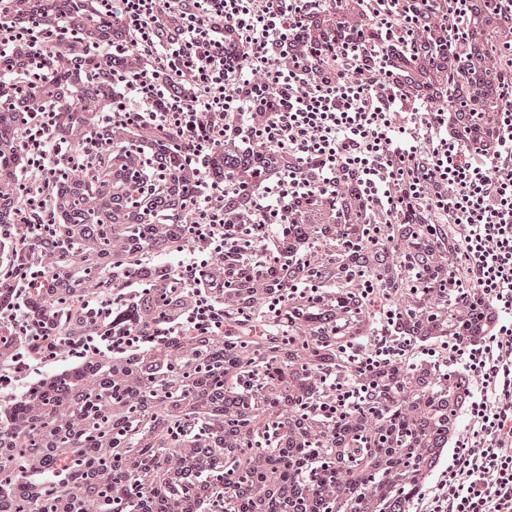
#> input picture dataset/test/IR/HGSOC_002-tile-r10-c57-x57344-y9216-wh1024-e512.jpg, 512 x 512 px; its folder holds only this picture in this run
$ python -i preprocess_v4.py   (imports and definitions only)   (older library calls are emulated)
#> lines starting #> are read from the running program, lines starting #| are printed output that depends on the picture; after the words box and inside, x2 and y2 are one past the last pixel; in counts of white or black regions, pixels touching at a corner belong together; long printed decimals are rounded
# ------------------------------------------------------------------------
#
# Licensed under the Apache License, Version 2.0 (the "License");
# you may not use this file except in compliance with the License.
# You may obtain a copy of the License at
#
#      http://www.apache.org/licenses/LICENSE-2.0
#
# Unless required by applicable law or agreed to in writing, software
# distributed under the License is distributed on an "AS IS" BASIS,
# WITHOUT WARRANTIES OR CONDITIONS OF ANY KIND, either express or implied.
# See the License for the specific language governing permissions and
# limitations under the License.
#
# ------------------------------------------------------------------------

import glob
import math
import matplotlib.pyplot as plt
import multiprocessing
import numpy as np
import openslide
from openslide import OpenSlideError
import os
import PIL
from PIL import Image, ImageDraw, ImageFont
import re
import sys
import datetime
import scipy.ndimage.morphology as sc_morph
import skimage.color as sk_color
import skimage.exposure as sk_exposure
import skimage.feature as sk_feature
import skimage.filters as sk_filters
import skimage.future as sk_future
import skimage.morphology as sk_morphology
import skimage.segmentation as sk_segmentation
import colorsys
from enum import Enum

## 画像処理設定項目：
# FILTER処理を行う画像の縮小倍率 (例 2 → 縦1/2, 横 1/2で書き出し)
SCALE_FACTOR = 32
# 分割する際の1枚あたりのタイルサイズ
ROW_TILE_SIZE = 1024
COL_TILE_SIZE = 1024
# タイル分割時の組織量に基づく表示閾値
TISSUE_HIGH_THRESH = 50
TISSUE_LOW_THRESH = 10
# タイルを書き出す際の閾値と縮小倍率 (例 2 → 縦1/2, 横 1/2で書き出し)
EXPORT_TILE_THRESH = 80
EXPORT_TILE_SCALE = 2
# Tileサマリ画像上でのラベル有無設定
DISPLAY_TILE_SUMMARY_LABELS = True
# HE image normalization parameters
normalize_Io = 240
normalize_alpha = 1
normalize_beta = 0.15

## 入出力ファイル設定項目:
# BASE DIRECTORYを記入
BASE_DIR = os.path.join(os.path.dirname(os.path.dirname(os.path.abspath(__file__))),"images")
# Whole Slide Image 入力ファイルフォルダ名をSRC_TRAIN_DIRで規定
SRC_TRAIN_DIR = os.path.join(BASE_DIR, "original")
# Whole Slide Image 入力ファイル名は TRAIN_PREFIX + 3桁の番号 で規定
TRAIN_PREFIX = "HGSOC_"
# Whole Slide Image 入力ファイル拡張子を SRC_TRAIN_EXT で規定 (svs, ndpi 等)
SRC_TRAIN_EXT = "ndpi"
# 出力TILEファイル拡張子を DEST_TILE_EXT で規定 (png, jpg, tif 等)
DEST_TILE_EXT = "jpg"

## 出力ファイル先設定
DEST_TRAIN_SUFFIX = ""  # Example: "train-"
DEST_TRAIN_EXT = "png"
DEST_TRAIN_DIR = os.path.join(BASE_DIR, "training_" + DEST_TRAIN_EXT)
THUMBNAIL_SIZE = 300
THUMBNAIL_EXT = "jpg"
DEST_TRAIN_THUMBNAIL_DIR = os.path.join(BASE_DIR, "training_thumbnail_" + THUMBNAIL_EXT)
FILTER_SUFFIX = ""  # Example: "filter-"
FILTER_RESULT_TEXT = "filtered"
FILTER_DIR = os.path.join(BASE_DIR, "filter_" + DEST_TRAIN_EXT)
FILTER_THUMBNAIL_DIR = os.path.join(BASE_DIR, "filter_thumbnail_" + THUMBNAIL_EXT)
FILTER_PAGINATION_SIZE = 50
FILTER_PAGINATE = True
FILTER_HTML_DIR = os.path.dirname(os.path.dirname(os.path.abspath(__file__)))

TILE_SUMMARY_DIR = os.path.join(BASE_DIR, "tile_summary_" + DEST_TRAIN_EXT)
TILE_SUMMARY_ON_ORIGINAL_DIR = os.path.join(BASE_DIR, "tile_summary_on_original_" + DEST_TRAIN_EXT)
TILE_SUMMARY_SUFFIX = "tile_summary"
TILE_SUMMARY_THUMBNAIL_DIR = os.path.join(BASE_DIR, "tile_summary_thumbnail_" + THUMBNAIL_EXT)
TILE_SUMMARY_ON_ORIGINAL_THUMBNAIL_DIR = os.path.join(BASE_DIR, "tile_summary_on_original_thumbnail_" + THUMBNAIL_EXT)
TILE_SUMMARY_PAGINATION_SIZE = 50
TILE_SUMMARY_PAGINATE = True
TILE_SUMMARY_HTML_DIR = os.path.dirname(os.path.dirname(os.path.abspath(__file__)))

TILE_DATA_DIR = os.path.join(BASE_DIR, "tile_data")
TILE_DATA_SUFFIX = "tile_data"
TILE_DIR = os.path.join(BASE_DIR, "tiles_" + DEST_TILE_EXT)
TILE_SUFFIX = "tile"

## Exportファイルの色設定
HIGH_COLOR = (0, 255, 0)
MEDIUM_COLOR = (255, 255, 0)
LOW_COLOR = (255, 165, 0)
NONE_COLOR = (255, 0, 0)

TILE_LABEL_TEXT_SIZE = 10
TILE_BORDER_SIZE = 2

FONT_PATH = "/Library/Fonts/Arial Bold.ttf"
SUMMARY_TITLE_FONT_PATH = "/Library/Fonts/Courier New Bold.ttf"
SUMMARY_TITLE_TEXT_COLOR = (0, 0, 0)
SUMMARY_TITLE_TEXT_SIZE = 24
SUMMARY_TILE_TEXT_COLOR = (255, 255, 255)

TILE_TEXT_COLOR = (0, 0, 0)
TILE_TEXT_SIZE = 36
TILE_TEXT_BACKGROUND_COLOR = (255, 255, 255)
TILE_TEXT_W_BORDER = 5
TILE_TEXT_H_BORDER = 4

## 画像処理 parser
# Slide.pyよりmerge

# [529 lines left out: functions open_slide, open_image, open_image_np, get_training_slide_path, get_tile_image_path, get_training_image_path and 22 more, not called in this run]

# If True, display additional NumPy array stats (min, max, mean, is_binary).
ADDITIONAL_NP_STATS = False

# [28 lines left out: functions pil_to_np_rgb, np_to_pil, not called in this run]


def np_info(np_arr, name=None, elapsed=None):
  """
  Display information (shape, type, max, min, etc) about a NumPy array.
  Args:
    np_arr: The NumPy array.
    name: The (optional) name of the array.
    elapsed: The (optional) time elapsed to perform a filtering operation.
  """
  if name is None:
    name = "NumPy Array"
  if elapsed is None:
    elapsed = "---"

  if ADDITIONAL_NP_STATS is False:
    print("%-20s | Time: %-14s  Type: %-7s Shape: %s" % (name, str(elapsed), np_arr.dtype, np_arr.shape))
  else:
    # np_arr = np.asarray(np_arr)
    max = np_arr.max()
    min = np_arr.min()
    mean = np_arr.mean()
    is_binary = "T" if (np.unique(np_arr).size == 2) else "F"
    print("%-20s | Time: %-14s Min: %6.2f  Max: %6.2f  Mean: %6.2f  Binary: %s  Type: %-7s Shape: %s" % (
      name, str(elapsed), min, max, mean, is_binary, np_arr.dtype, np_arr.shape))


# [26 lines left out: function display_img, not called in this run]


def mask_rgb(rgb, mask):
  """
  Apply a binary (T/F, 1/0) mask to a 3-channel RGB image and output the result.
  Args:
    rgb: RGB image as a NumPy array.
    mask: An image mask to determine which pixels in the original image should be displayed.
  Returns:
    NumPy array representing an RGB image with mask applied.
  """
  t = Time()
  result = rgb * np.dstack([mask, mask, mask])
  np_info(result, "Mask RGB", t.elapsed())
  return result


class Time:
  """
  Class for displaying elapsed time.
  """

  def __init__(self):
    self.start = datetime.datetime.now()

  def elapsed_display(self):
    time_elapsed = self.elapsed()
    print("Time elapsed: " + str(time_elapsed))

  def elapsed(self):
    self.end = datetime.datetime.now()
    time_elapsed = self.end - self.start
    return time_elapsed

# Filter.pyよりmerge

def mask_percent(np_img):
  """
  Determine the percentage of a NumPy array that is masked (how many of the values are 0 values).
  Args:
    np_img: Image as a NumPy array.
  Returns:
    The percentage of the NumPy array that is masked.
  """
  if (len(np_img.shape) == 3) and (np_img.shape[2] == 3):
    np_sum = np_img[:, :, 0] + np_img[:, :, 1] + np_img[:, :, 2]
    mask_percentage = 100 - np.count_nonzero(np_sum) / np_sum.size * 100
  else:
    mask_percentage = 100 - np.count_nonzero(np_img) / np_img.size * 100
  return mask_percentage


# [9 lines left out: function tissue_percent, not called in this run]


def filter_remove_small_objects(np_img, min_size=3000, avoid_overmask=True, overmask_thresh=95, output_type="uint8"):
  """
  Filter image to remove small objects (connected components) less than a particular minimum size. If avoid_overmask
  is True, this function can recursively call itself with progressively smaller minimum size objects to remove to
  reduce the amount of masking that this filter performs.
  Args:
    np_img: Image as a NumPy array of type bool.
    min_size: Minimum size of small object to remove.
    avoid_overmask: If True, avoid masking above the overmask_thresh percentage.
    overmask_thresh: If avoid_overmask is True, avoid masking above this threshold percentage value.
    output_type: Type of array to return (bool, float, or uint8).
  Returns:
    NumPy array (bool, float, or uint8).
  """
  t = Time()

  rem_sm = np_img.astype(bool)  # make sure mask is boolean
  rem_sm = sk_morphology.remove_small_objects(rem_sm, min_size=min_size)
  mask_percentage = mask_percent(rem_sm)
  if (mask_percentage >= overmask_thresh) and (min_size >= 1) and (avoid_overmask is True):
    new_min_size = min_size / 2
    print("Mask percentage %3.2f%% >= overmask threshold %3.2f%% for Remove Small Objs size %d, so try %d" % (
      mask_percentage, overmask_thresh, min_size, new_min_size))
    rem_sm = filter_remove_small_objects(np_img, new_min_size, avoid_overmask, overmask_thresh, output_type)
  np_img = rem_sm

  if output_type == "bool":
    pass
  elif output_type == "float":
    np_img = np_img.astype(float)
  else:
    np_img = np_img.astype("uint8") * 255

  np_info(np_img, "Remove Small Objs", t.elapsed())
  return np_img


def filter_green_channel(np_img, green_thresh=200, avoid_overmask=True, overmask_thresh=90, output_type="bool"):
  """
  Create a mask to filter out pixels with a green channel value greater than a particular threshold, since hematoxylin
  and eosin are purplish and pinkish, which do not have much green to them.
  Args:
    np_img: RGB image as a NumPy array.
    green_thresh: Green channel threshold value (0 to 255). If value is greater than green_thresh, mask out pixel.
    avoid_overmask: If True, avoid masking above the overmask_thresh percentage.
    overmask_thresh: If avoid_overmask is True, avoid masking above this threshold percentage value.
    output_type: Type of array to return (bool, float, or uint8).
  Returns:
    NumPy array representing a mask where pixels above a particular green channel threshold have been masked out.
  """
  t = Time()

  g = np_img[:, :, 1]
  gr_ch_mask = (g < green_thresh) & (g > 0)
  mask_percentage = mask_percent(gr_ch_mask)
  if (mask_percentage >= overmask_thresh) and (green_thresh < 255) and (avoid_overmask is True):
    new_green_thresh = math.ceil((255 - green_thresh) / 2 + green_thresh)
    print(
      "Mask percentage %3.2f%% >= overmask threshold %3.2f%% for Remove Green Channel green_thresh=%d, so try %d" % (
        mask_percentage, overmask_thresh, green_thresh, new_green_thresh))
    gr_ch_mask = filter_green_channel(np_img, new_green_thresh, avoid_overmask, overmask_thresh, output_type)
  np_img = gr_ch_mask

  if output_type == "bool":
    pass
  elif output_type == "float":
    np_img = np_img.astype(float)
  else:
    np_img = np_img.astype("uint8") * 255

  np_info(np_img, "Filter Green Channel", t.elapsed())
  return np_img


def filter_grays(rgb, tolerance=15, output_type="bool"):
  """
  Create a mask to filter out pixels where the red, green, and blue channel values are similar.
  Args:
    np_img: RGB image as a NumPy array.
    tolerance: Tolerance value to determine how similar the values must be in order to be filtered out
    output_type: Type of array to return (bool, float, or uint8).
  Returns:
    NumPy array representing a mask where pixels with similar red, green, and blue values have been masked out.
  """
  t = Time()
  (h, w, c) = rgb.shape

  rgb = rgb.astype(np.int)
  rg_diff = abs(rgb[:, :, 0] - rgb[:, :, 1]) <= tolerance
  rb_diff = abs(rgb[:, :, 0] - rgb[:, :, 2]) <= tolerance
  gb_diff = abs(rgb[:, :, 1] - rgb[:, :, 2]) <= tolerance
  result = ~(rg_diff & rb_diff & gb_diff)

  if output_type == "bool":
    pass
  elif output_type == "float":
    result = result.astype(float)
  else:
    result = result.astype("uint8") * 255
  np_info(result, "Filter Grays", t.elapsed())
  return result


def apply_image_filters(np_img, slide_num=None, info=None, save=False, display=False):
  """
  Apply filters to image as NumPy array and optionally save and/or display filtered images.
  Args:
    np_img: Image as NumPy array.
    slide_num: The slide number (used for saving/displaying).
    info: Dictionary of slide information (used for HTML display).
    save: If True, save image.
    display: If True, display image.
  Returns:
    Resulting filtered image as a NumPy array.
  """
  rgb = np_img
  save_display(save, display, info, rgb, slide_num, 1, "Original", "rgb")

  mask_not_green = filter_green_channel(rgb)
  rgb_not_green = mask_rgb(rgb, mask_not_green)
  save_display(save, display, info, rgb_not_green, slide_num, 2, "Not Green", "rgb-not-green")

  mask_not_gray = filter_grays(rgb)
  rgb_not_gray = mask_rgb(rgb, mask_not_gray)
  save_display(save, display, info, rgb_not_gray, slide_num, 3, "Not Gray", "rgb-not-gray")

  mask_gray_green = mask_not_gray & mask_not_green
  rgb_gray_green = mask_rgb(rgb, mask_gray_green)
  save_display(save, display, info, rgb_gray_green, slide_num, 7, "Not Gray, Not Green",
               "rgb-no-gray-no-green")

  mask_remove_small = filter_remove_small_objects(mask_gray_green, min_size=500, output_type="bool")
  rgb_remove_small = mask_rgb(rgb, mask_remove_small)
  save_display(save, display, info, rgb_remove_small, slide_num, 8,
               "Not Gray, Not Green,\nRemove Small Objects",
               "rgb-not-green-not-gray-remove-small")

  img = rgb_remove_small
  return img


# [37 lines left out: function apply_filters_to_image, not called in this run]


def save_display(save, display, info, np_img, slide_num, filter_num, display_text, file_text,
                 display_mask_percentage=True):
  """
  Optionally save an image and/or display the image.
  Args:
    save: If True, save filtered images.
    display: If True, display filtered images to screen.
    info: Dictionary to store filter information.
    np_img: Image as a NumPy array.
    slide_num: The slide number.
    filter_num: The filter number.
    display_text: Filter display name.
    file_text: Filter name for file.
    display_mask_percentage: If True, display mask percentage on displayed slide.
  """
  mask_percentage = None
  if display_mask_percentage:
    mask_percentage = mask_percent(np_img)
    display_text = display_text + "\n(" + mask_percentage_text(mask_percentage) + " masked)"
  if slide_num is None and filter_num is None:
    pass
  elif filter_num is None:
    display_text = "S%03d " % slide_num + display_text
  elif slide_num is None:
    display_text = "F%03d " % filter_num + display_text
  else:
    display_text = "S%03d-F%03d " % (slide_num, filter_num) + display_text
  if display:
    display_img(np_img, display_text)
  if save:
    save_filtered_image(np_img, slide_num, filter_num, file_text)
  if info is not None:
    info[slide_num * 1000 + filter_num] = (slide_num, filter_num, display_text, file_text, mask_percentage)


def mask_percentage_text(mask_percentage):
  """
  Generate a formatted string representing the percentage that an image is masked.
  Args:
    mask_percentage: The mask percentage.
  Returns:
    The mask percentage formatted as a string.
  """
  return "%3.2f%%" % mask_percentage


# [908 lines left out: functions save_filtered_image, apply_filters_to_image_list, apply_filters_to_image_range, singleprocess_apply_filters_to_images, multiprocess_apply_filters_to_images, get_num_tiles and 25 more, not called in this run]


class TileSummary:
  """
  Class for tile summary information.
  """

  slide_num = None
  orig_w = None
  orig_h = None
  orig_tile_w = None
  orig_tile_h = None
  scale_factor = SCALE_FACTOR
  scaled_w = None
  scaled_h = None
  scaled_tile_w = None
  scaled_tile_h = None
  mask_percentage = None
  num_row_tiles = None
  num_col_tiles = None

  count = 0
  high = 0
  medium = 0
  low = 0
  none = 0

  # [15 lines left out: function __init__, not called in this run]

  def __str__(self):
    return summary_title(self) + "\n" + summary_stats(self)

  # [56 lines left out: functions mask_percentage, num_tiles, tiles_by_score, top_tiles, get_tile, display_summaries, not called in this run]


class Tile:
  """
  Class for information about a tile.
  """
  # [19 lines left out: function __init__, not called in this run]

  def __str__(self):
    return "[Tile #%d, Row #%d, Column #%d, Tissue %4.2f%%, Score %0.4f]" % (
      self.tile_num, self.r, self.c, self.tissue_percentage, self.score)

  def __repr__(self):
    return "\n" + self.__str__()

  def mask_percentage(self):
    return 100 - self.tissue_percentage

  def tissue_quantity(self):
    return tissue_quantity(self.tissue_percentage)

  def tissue_export(self):
    return tissue_export(self.tissue_percentage)

  def get_pil_tile(self):
    return tile_to_pil_tile(self)

  def save_tile(self):
    save_display_tile(self, save=True, display=False)

  def display_tile(self):
    save_display_tile(self, save=False, display=True)

  def get_np_scaled_tile(self):
    return self.np_scaled_tile

  def get_pil_scaled_tile(self):
    return np_to_pil(self.np_scaled_tile)


class TissueQuantity(Enum):
  NONE = 0
  LOW = 1
  MEDIUM = 2
  HIGH = 3


class TissueExport(Enum):
  EXPORT = 0
  NOEXPORT = 1


## HTML export tools
  """
  filter, tile 処理情報 の html出力方法
  """
# [246 lines left out: functions html_header, html_footer, image_cell, generate_filter_html_result, image_row, generate_tiled_html_result, not called in this run]

## 実行コード
# [3 lines not run here, left out]

# [5 lines of commented-out code are left out]

>>> import cv2
>>> picture = cv2.imread('../dataset/test/IR/HGSOC_002-tile-r10-c57-x57344-y9216-wh1024-e512.jpg')
#> picture is the input picture: shape (512, 512, 3); mean B, G, R 173.3, 149.7, 189.6
>>> result = apply_image_filters(picture)
#> in mask_percent, `mask_percentage = 100 - np.count_nonzero(np_sum) / np_sum.size * 100`: mask_percentage = 0.374
#> in filter_green_channel, `g = np_img[:, :, 1]`:
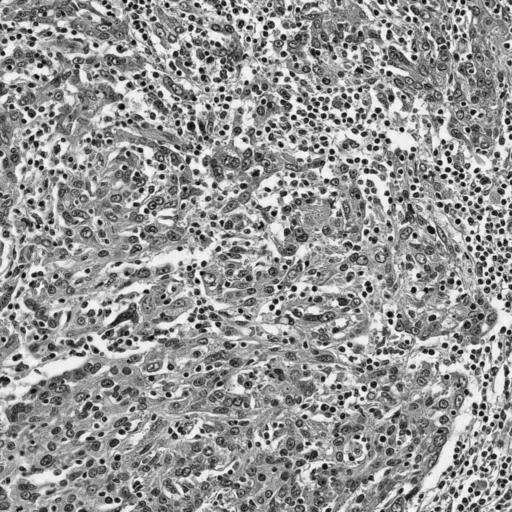
#> g: shape (512, 512); min 0, max 255, mean 149.7
#> in filter_green_channel, `gr_ch_mask = (g < green_thresh) & (g > 0)`:
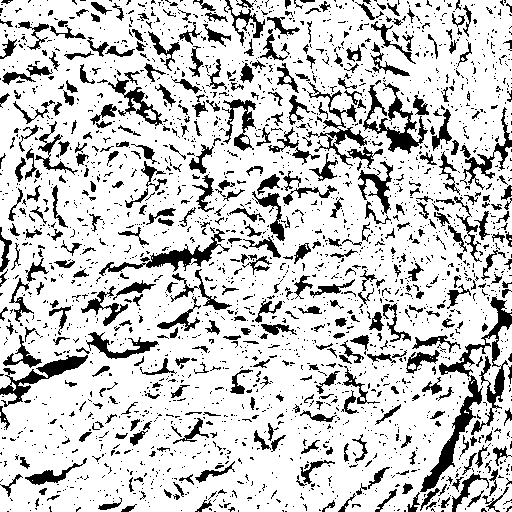
#> gr_ch_mask: shape (512, 512) bool; 79.7% white; 2513 black regions (2069 under 20 px), largest, box (x1, y1, x2, y2) and area: (420, 296, 512, 492) 3060, (363, 83, 428, 154) 1338, (99, 229, 230, 276) 1149
#> in filter_green_channel, `mask_percentage = mask_percent(gr_ch_mask)`: mask_percentage = 20.33
#| Filter Green Channel | Time: 0:00:0.01827  Type: bool    Shape: (512, 512)
#| Mask RGB             | Time: 0:00:0.02853  Type: uint8   Shape: (512, 512, 3)
#> in mask_percent (call 3), `np_sum = np_img[:, :, 0] + np_img[:, :, 1] + np_img[:, :, 2]`:
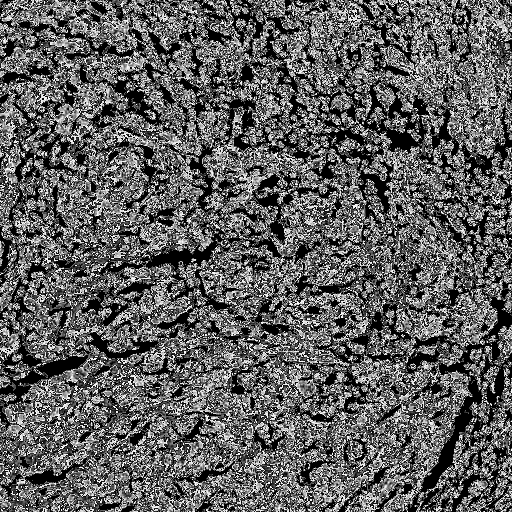
#> np_sum: shape (512, 512); min 0, max 255, mean 95.1
#> in mask_percent (call 3), `mask_percentage = 100 - np.count_nonzero(np_sum) / np_sum.size * 100`: mask_percentage = 20.71
#> in filter_grays, `rb_diff = abs(rgb[:, :, 0] - rgb[:, :, 2]) <= tolerance`:
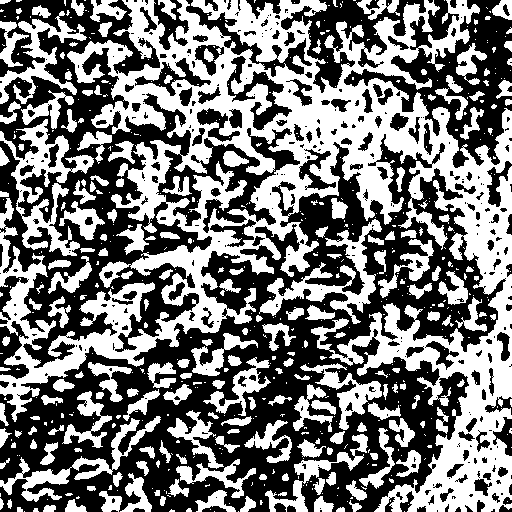
#> rb_diff: shape (512, 512) bool; 47.4% white; 616 white regions (413 under 20 px), largest, box (x1, y1, x2, y2) and area: (0, 0, 512, 512) 77781, (0, 119, 94, 256) 3836, (259, 219, 382, 324) 3066
#> in filter_grays, `gb_diff = abs(rgb[:, :, 1] - rgb[:, :, 2]) <= tolerance`:
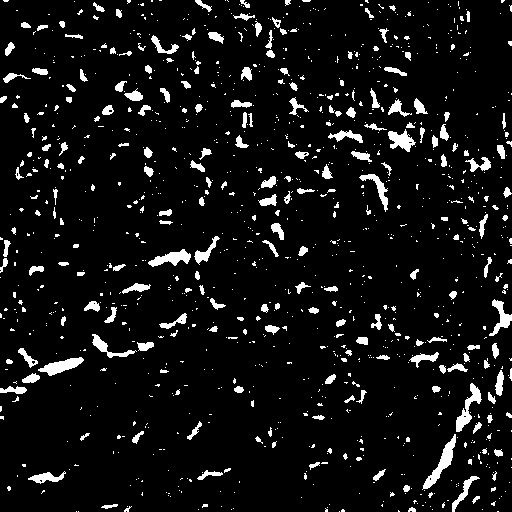
#> gb_diff: shape (512, 512) bool; 7.1% white; 1171 white regions (948 under 20 px), largest, box (x1, y1, x2, y2) and area: (422, 434, 456, 490) 502, (456, 383, 482, 432) 423, (38, 357, 84, 376) 410
#| Filter Grays         | Time: 0:00:0.06034  Type: bool    Shape: (512, 512)
#| Mask RGB             | Time: 0:00:0.02874  Type: uint8   Shape: (512, 512, 3)
#> in mask_percent (call 4), `np_sum = np_img[:, :, 0] + np_img[:, :, 1] + np_img[:, :, 2]`:
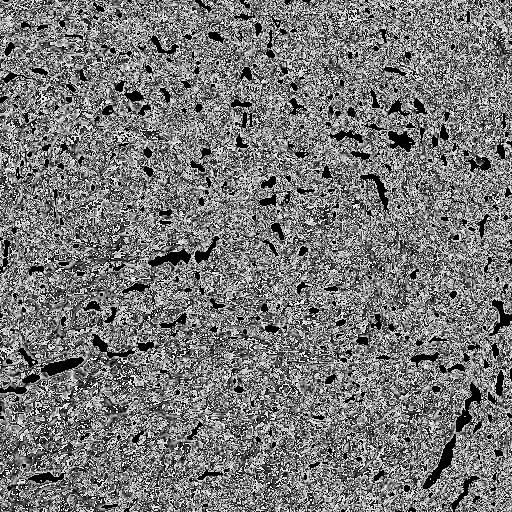
#> np_sum: shape (512, 512); min 0, max 255, mean 120.2
#> in mask_percent (call 4), `mask_percentage = 100 - np.count_nonzero(np_sum) / np_sum.size * 100`: mask_percentage = 7.18
#| Mask RGB             | Time: 0:00:0.02752  Type: uint8   Shape: (512, 512, 3)
#> in filter_remove_small_objects, `rem_sm = sk_morphology.remove_small_objects(rem_sm, min_size=min_size)`:
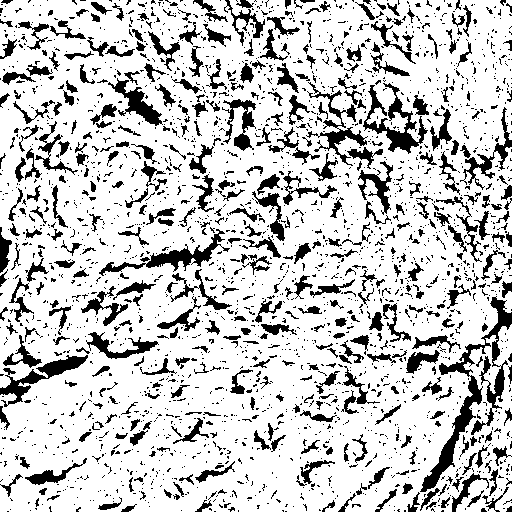
#> rem_sm: shape (512, 512) bool; 79.1% white; 2494 black regions (2056 under 20 px), largest, box (x1, y1, x2, y2) and area: (420, 296, 512, 492) 3121, (363, 83, 428, 154) 1376, (99, 229, 230, 276) 1186
#> in filter_remove_small_objects, `mask_percentage = mask_percent(rem_sm)`: mask_percentage = 20.92
#| Remove Small Objs    | Time: 0:00:0.008739  Type: bool    Shape: (512, 512)
#| Mask RGB             | Time: 0:00:0.02723  Type: uint8   Shape: (512, 512, 3)
